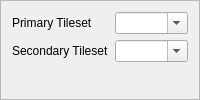
                  <widget class="QFrame" name="frame_Tilesets">
                   <property name="sizePolicy">
                    <sizepolicy hsizetype="Preferred" vsizetype="Preferred">
                     <horstretch>0</horstretch>
                     <verstretch>0</verstretch>
                    </sizepolicy>
                   </property>
                   <property name="frameShape">
                    <enum>QFrame::StyledPanel</enum>
                   </property>
                   <property name="frameShadow">
                    <enum>QFrame::Raised</enum>
                   </property>
                   <layout class="QFormLayout" name="formLayout">
                    <item row="0" column="0">
                     <widget class="QLabel" name="label_PrimaryTileset">
                      <property name="text">
                       <string>Primary Tileset</string>
                      </property>
                     </widget>
                    </item>
                    <item row="0" column="1">
                     <widget class="NoScrollComboBox" name="comboBox_PrimaryTileset">
                      <property name="focusPolicy">
                       <enum>Qt::StrongFocus</enum>
                      </property>
                      <property name="toolTip">
                       <string>&lt;html&gt;&lt;head/&gt;&lt;body&gt;&lt;p&gt;Primary Tileset&lt;/p&gt;&lt;p&gt;Defines the first 0x200 metatiles available for the map.&lt;/p&gt;&lt;/body&gt;&lt;/html&gt;</string>
                      </property>
                      <property name="editable">
                       <bool>true</bool>
                      </property>
                     </widget>
                    </item>
                    <item row="1" column="0">
                     <widget class="QLabel" name="label_SecondaryTileset">
                      <property name="text">
                       <string>Secondary Tileset</string>
                      </property>
                     </widget>
                    </item>
                    <item row="1" column="1">
                     <widget class="NoScrollComboBox" name="comboBox_SecondaryTileset">
                      <property name="focusPolicy">
                       <enum>Qt::StrongFocus</enum>
                      </property>
                      <property name="toolTip">
                       <string>&lt;html&gt;&lt;head/&gt;&lt;body&gt;&lt;p&gt;Secondary Tileset&lt;/p&gt;&lt;p&gt;Defines the second 0x200 metatiles available for the map.&lt;/p&gt;&lt;/body&gt;&lt;/html&gt;</string>
                      </property>
                      <property name="editable">
                       <bool>true</bool>
                      </property>
                     </widget>
                    </item>
                   </layout>
                  </widget>
